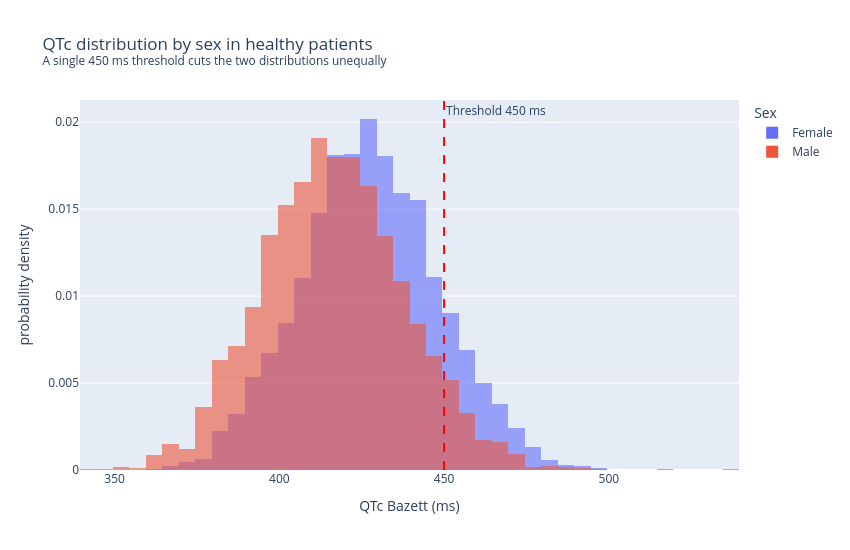

The code cell stored with this chart in its notebook:
### Markdown cell above
Chart: QTc distribution by gender + threshold

### Code cell
fig = px.histogram(
    healthy, x='qtc_bazett', color='sex_label',
    barmode='overlay', nbins=80, opacity=0.6,
    histnorm='probability density',
    labels={'qtc_bazett': 'QTc Bazett (ms)', 'sex_label': 'Sex'},
    title=('QTc distribution by sex in healthy patients<br>'
           '<sup>A single 450 ms threshold cuts the two distributions unequally</sup>'),
)
fig.add_vline(x=450, line_dash='dash', line_color='red',
              annotation_text='Threshold 450 ms')
fig.update_layout(width=850, height=550)
fig.show()

### Figure 1 — Plotly figure (JSON) as saved in the notebook; plotly's stock layout.template omitted (floating-point values rounded to 4 significant figures; data arrays with more than 128 entries replaced by an {"elided": "..."} marker saying what was removed)
{"data": [{"bingroup": "x", "histnorm": "probability density", "hovertemplate": "Sex=Female<br>QTc Bazett (ms)=%{x}<br>probability density=%{y}<extra></extra>", "legendgroup": "Female", "marker": {"color": "#636efa", "opacity": 0.6, "pattern": {"shape": ""}}, "name": "Female", "nbinsx": 80, "orientation": "v", "showlegend": true, "type": "histogram", "x": {"elided": "3967 float values"}, "xaxis": "x", "yaxis": "y"}, {"bingroup": "x", "histnorm": "probability density", "hovertemplate": "Sex=Male<br>QTc Bazett (ms)=%{x}<br>probability density=%{y}<extra></extra>", "legendgroup": "Male", "marker": {"color": "#EF553B", "opacity": 0.6, "pattern": {"shape": ""}}, "name": "Male", "nbinsx": 80, "orientation": "v", "showlegend": true, "type": "histogram", "x": {"elided": "3268 float values"}, "xaxis": "x", "yaxis": "y"}], "layout": {"annotations": [{"showarrow": false, "text": "Threshold 450 ms", "x": 450, "xanchor": "left", "xref": "x", "y": 1, "yanchor": "top", "yref": "y domain"}], "barmode": "overlay", "height": 550, "legend": {"title": {"text": "Sex"}, "tracegroupgap": 0}, "shapes": [{"line": {"color": "red", "dash": "dash"}, "type": "line", "x0": 450, "x1": 450, "xref": "x", "y0": 0, "y1": 1, "yref": "y domain"}], "title": {"text": "QTc distribution by sex in healthy patients<br><sup>A single 450 ms threshold cuts the two distributions unequally</sup>"}, "width": 850, "xaxis": {"anchor": "y", "domain": [0, 1], "title": {"text": "QTc Bazett (ms)"}}, "yaxis": {"anchor": "x", "domain": [0, 1], "title": {"text": "probability density"}}}}
